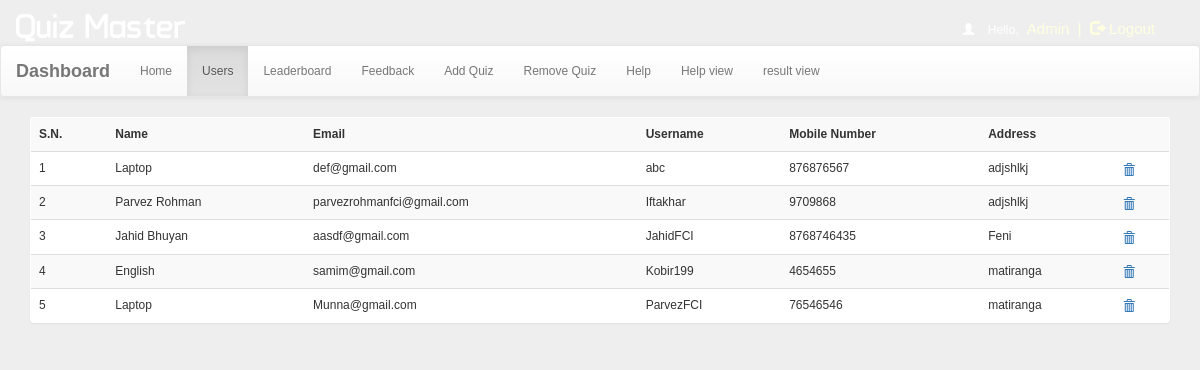
Page /dash.php?q=1 (signed in) on the committed database.
### tables this page shows
CREATE TABLE `user` (
  `id` int(100) NOT NULL,
  `name` varchar(50) NOT NULL,
  `email` varchar(50) NOT NULL,
  `username` varchar(50) NOT NULL,
  `phno` bigint(20) NOT NULL,
  `address` varchar(100) NOT NULL,
  `password` varchar(50) NOT NULL
);

### dash.php (the view, shortened to what this page needs)
<!DOCTYPE html PUBLIC "-//W3C//DTD XHTML 1.0 Transitional//EN" "http://www.w3.org/TR/xhtml1/DTD/xhtml1-transitional.dtd">
<html xmlns="http://www.w3.org/1999/xhtml">
<head>
<link  rel="stylesheet" href="css/bootstrap.min.css"/>
 <link  rel="stylesheet" href="css/bootstrap-theme.min.css"/>
 <link rel="stylesheet" href="css/main.css">
 <link  rel="stylesheet" href="css/font.css">
</head>
<body  style="background:#eee;">
<body  style="background:#eee;">
<div class="header">
<div class="row">
<div class="col-lg-6">
<span class="logo">Quiz Master</span></div>
<?php
include_once 'dbConnection.php';
if (!(isset($_SESSION['username']))  || ($_SESSION['key']) != '54585c506829293a2d4c3b68543b316e2e7a2d277858545a36362e5f39') {
    session_destroy();
    header("location:index.php");
} else {
    $name     = $_SESSION['name'];
    echo '<span class="pull-right top title1" ><span style="color:white"><span class="glyphicon glyphicon-user" aria-hidden="true"></span>&nbsp;&nbsp;&nbsp;&nbsp;Hello,</span> <span class="log log1" style="color:lightyellow">' . $name . '&nbsp;&nbsp;|&nbsp;&nbsp;<a href="logout.php?q=account.php" style="color:lightyellow"><span class="glyphicon glyphicon-log-out" aria-hidden="true"></span>&nbsp;Logout</button></a></span>';
}
?>
</div></div>
<nav class="navbar navbar-default title1">
  <div class="container-fluid">
    <div class="navbar-header">
      <a class="navbar-brand" href="dash.php?q=0"><b>Dashboard</b></a>
    </div>
    <div class="collapse navbar-collapse" id="bs-example-navbar-collapse-1">
      <ul class="nav navbar-nav">
        <li <?php
if (@$_GET['q'] == 0)
    echo 'class="active"';
?>><a href="dash.php?q=0">Home<span class="sr-only">(current)</span></a></li>
        <li <?php
if (@$_GET['q'] == 1)
    echo 'class="active"';
?>><a href="dash.php?q=1">Users</a></li>
    <li <?php
if (@$_GET['q'] == 2)
    echo 'class="active"';
?>><a href="dash.php?q=2">Leaderboard</a></li>
    <li <?php
if (@$_GET['q'] == 3)
    echo 'class="active"';
?>><a href="dash.php?q=3">Feedback</a></li>
        <li <?php
if (@$_GET['q'] == 4)
    echo 'class="active"';
?>><a href="dash.php?q=4">Add Quiz</a></li>
        <li <?php
if (@$_GET['q'] == 5)
    echo 'class="active"';
?>><a href="dash.php?q=5">Remove Quiz</a></li>
 <li <?php
if (@$_GET['q'] == 6)
    echo 'class="active"';
?>><a href="dash.php?q=6">Help</a></li>
<li <?php
if (@$_GET['q'] == 7)
    echo 'class="active"';
?>><a href="dash.php?q=7">Help view</a></li>
<li <?php
if (@$_GET['q'] == 8)
    echo 'class="active"';
?>><a href="dash.php?q=8">result view</a></li>
      </ul>
          </div>
  </div>
</nav>
<div class="container">
<div class="row">
<div class="col-md-12">
<?php
if (@$_GET['q'] == 1) {
    $result = mysqli_query($con, "SELECT * FROM user") or die('Error');
    echo '<div class="panel"><table class="table table-striped title1">
<tr><td style="vertical-align:middle"><b>S.N.</b></td><td style="vertical-align:middle"><b>Name</b></td><td style="vertical-align:middle"><b>Email</b></td><td style="vertical-align:middle"><b>Username</b></td><td style="vertical-align:middle"><b>Mobile Number</b></td><td style="vertical-align:middle"><b>Address</b></td><td style="vertical-align:middle"></td></tr>';
    $c = 1;
    while ($row = mysqli_fetch_array($result)) {
                $name     = $row['name'];
                $email    = $row['email'];
                $username = $row['username'];
                $phno     = $row['phno'];
                $address  = $row['address'];
        echo '<tr><td style="vertical-align:middle">' . $c++ . '</td><td style="vertical-align:middle">' . $name . '</td><td style="vertical-align:middle">' . $email . '</td><td style="vertical-align:middle">' . $username . '</td><td style="vertical-align:middle">' . $phno . '</td><td style="vertical-align:middle">' . $address . '</td>
  <td style="vertical-align:middle"><a title="Delete User" href="update.php?dusername=' . $username . '"><b><span class="glyphicon glyphicon-trash" aria-hidden="true"></span></b></a></td></tr>';
    }
    echo '</table></div>';
}
?>
</div>
</div></div>
</body>
</html>

### css/main.css (style rules this page uses)
body { overflow-x: hidden; width: 100%; font: 12px "Century Gothic", "Times Roman", sans-serif; background: #eee; min-height: 550px; background-attachment: fixed; }
.logo { font-family: "typo"; font-size: 35px; color: #ffffff; margin: 15px; */ height: 70px; width: 100px; margin: 15px; }
.title1 { font: 12px "Century Gothic", "Times Roman", sans-serif; }
.top { margin-top: 20px; }
.log1 { font: 15px "Ubuntu", sans-serif; color: #0000ff; margin-left: 10px; }
.log { margin: 10px; margin-right: 60px; margin-left: 5px; color: #ffffb3; text-decoration: none; font-size: 20px; font-size: 15px; }

### rows in the picture
user: name "Laptop", email "def@gmail.com", username "abc", phno "876876567", address "adjshlkj"
user: name "Parvez Rohman", email "parvezrohmanfci@gmail.com", username "Iftakhar", phno "9709868", address "adjshlkj"
user: name "Jahid Bhuyan", email "aasdf@gmail.com", username "JahidFCI", phno "8768746435", address "Feni"
user: name "English", email "samim@gmail.com", username "Kobir199", phno "4654655", address "matiranga"
user: name "Laptop", email "Munna@gmail.com", username "ParvezFCI", phno "76546546", address "matiranga"
